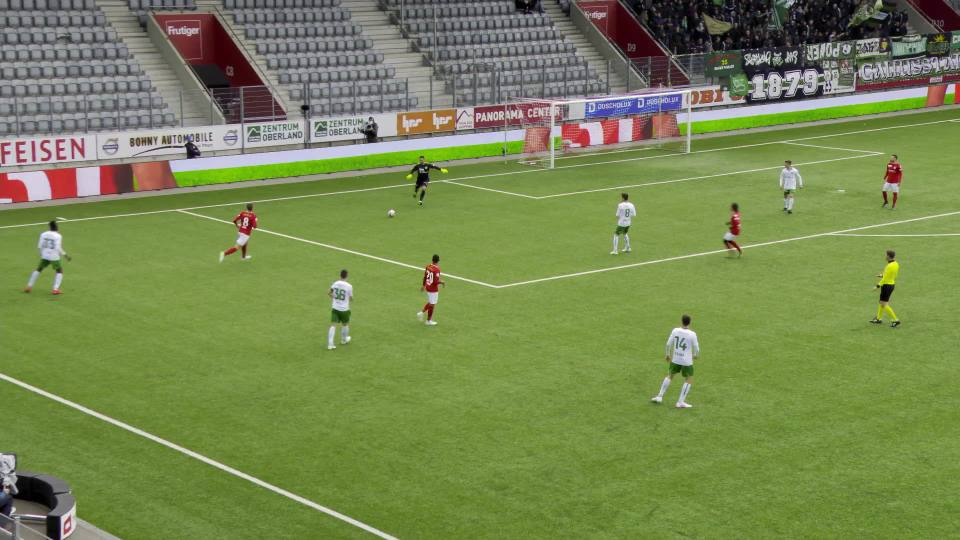
#> input picture src/calibration/classicalApproachPlayground/000001.jpg, 1920 x 1080 px (shown at 1/2 size)
$ python -i classical_homography.py   (imports and definitions only)
#> lines starting #> are read from the running program, lines starting #| are printed output that depends on the picture; after the words box and inside, x2 and y2 are one past the last pixel; in counts of white or black regions, pixels touching at a corner belong together
"""
Plik: src/calibration/classical_homography.py

Opis:
    Klasyczna estymacja homografii boiska pilkarskiego oparta na
    detekcji linii (Canny + Hough) i RANSAC z ocena jakosci
    przez nakladanie modelu linii boiska.

    Pipeline wewnetrzny:
        1. Segmentacja kolorystyczna pola (zielone -> maska boiska)
        2. Ekstrakcja bialych linii (HSV thresholding)
        3. Detekcja odcinkow linii (HoughLinesP)
        4. Wyznaczanie punktow przeciec linii + naroza (Shi-Tomasi)
        5. RANSAC: losowanie 4 par korespondencji (obraz<->boisko),
           obliczanie H, ocena przez nakladanie modelu linii na maske
        6. Zwrot najlepszej homografii

    Interfejs identyczny z TVCalibHomography (drop-in replacement).

Uzycie:
    from src.calibration.classical_homography import ClassicalHomography

    calibrator = ClassicalHomography(image_width=1280, image_height=720)
    H = calibrator.get_homography("sciezka/do/obrazu.jpg")
    pitch_coords = calibrator.project_point_to_pitch((x_px, y_px), H)
"""

import math
from typing import Optional

import cv2
import numpy as np

# Wymiary boiska FIFA w metrach
PITCH_LENGTH_M = 105.0
PITCH_WIDTH_M = 68.0


class ClassicalHomography:
    """
    Estymuje macierz homografii H (3x3) metoda klasyczna:
    detekcja linii + RANSAC z ocena jakosci przez nakladanie modelu boiska.

    H mapuje: wspolrzedne pikselowe obrazu -> metry na boisku.
    Uklad boiska: srodek = (0, 0), x: [-52.5, 52.5], y: [-34, 34].

    Parametry:
        image_width       : szerokosc obrazu wejsciowego (px)
        image_height      : wysokosc obrazu wejsciowego (px)
        ransac_iterations : liczba iteracji RANSAC
        min_score         : minimalny score F1 zeby zaakceptowac homografie
    """

    # Rozdzielczosc do scoringu (mniejsza = szybszy scoring)
    _SCORE_SCALE = 4

    def __init__(
        self,
        image_width: int = 1280,
        image_height: int = 720,
        ransac_iterations: int = 2000,
        min_score: float = 0.12,
    ):
        self.image_width = image_width
        self.image_height = image_height
        self.ransac_iterations = ransac_iterations
        self.min_score = min_score

        self._score_w = image_width // self._SCORE_SCALE
        self._score_h = image_height // self._SCORE_SCALE

        self._build_pitch_model()

        print(f"[ClassicalHomography] Inicjalizacja (obraz {image_width}x{image_height})")
        print(f"[ClassicalHomography] RANSAC: {ransac_iterations} iter, min_score: {min_score}")

    # ------------------------------------------------------------------
    # Model boiska (linie + keypoints)
    # ------------------------------------------------------------------

    def _build_pitch_model(self):
        """Definicja linii i keypointow boiska w metrach."""
        L = PITCH_LENGTH_M / 2   # 52.5
        W = PITCH_WIDTH_M / 2    # 34.0
        PA_D = 16.5              # glebokosc pola karnego
        PA_HW = 20.16            # polowa szerokosci pola karnego
        GA_D = 5.5               # glebokosc pola bramkowego
        GA_HW = 9.16             # polowa szerokosci pola bramkowego
        CC_R = 9.15              # promien kola srodkowego
        PS_D = 11.0              # odleglosc punktu karnego od linii bramkowej

        # Linie boiska jako polyline [(x,y), ...]
        self.pitch_lines = [
            # Granice
            [(-L, -W), (L, -W)],      # gorna
            [(-L, W), (L, W)],         # dolna
            [(-L, -W), (-L, W)],       # lewa
            [(L, -W), (L, W)],         # prawa
            # Linia srodkowa
            [(0, -W), (0, W)],
            # Lewe pole karne
            [(-L, -PA_HW), (-L + PA_D, -PA_HW)],
            [(-L, PA_HW), (-L + PA_D, PA_HW)],
            [(-L + PA_D, -PA_HW), (-L + PA_D, PA_HW)],
            # Prawe pole karne
            [(L, -PA_HW), (L - PA_D, -PA_HW)],
            [(L, PA_HW), (L - PA_D, PA_HW)],
            [(L - PA_D, -PA_HW), (L - PA_D, PA_HW)],
            # Lewe pole bramkowe
            [(-L, -GA_HW), (-L + GA_D, -GA_HW)],
            [(-L, GA_HW), (-L + GA_D, GA_HW)],
            [(-L + GA_D, -GA_HW), (-L + GA_D, GA_HW)],
            # Prawe pole bramkowe
            [(L, -GA_HW), (L - GA_D, -GA_HW)],
            [(L, GA_HW), (L - GA_D, GA_HW)],
            [(L - GA_D, -GA_HW), (L - GA_D, GA_HW)],
        ]

        # Kolo srodkowe (aproksymacja 36 segmentami)
        n_seg = 36
        circle = []
        for i in range(n_seg + 1):
            angle = 2 * math.pi * i / n_seg
            circle.append((CC_R * math.cos(angle), CC_R * math.sin(angle)))
        self.pitch_lines.append(circle)

        # Luki karne
        arc_half = math.acos((PA_D - PS_D) / CC_R)

        # Lewy luk karny (srodek: (-L+PS_D, 0), r=CC_R, poza polem karnym)
        left_arc = []
        for i in range(13):
            a = -arc_half + 2 * arc_half * i / 12
            x = (-L + PS_D) + CC_R * math.cos(a)
            y = CC_R * math.sin(a)
            left_arc.append((x, y))
        self.pitch_lines.append(left_arc)

        # Prawy luk karny
        right_arc = []
        for i in range(13):
            a = math.pi - arc_half + 2 * arc_half * i / 12
            x = (L - PS_D) + CC_R * math.cos(a)
            y = CC_R * math.sin(a)
            right_arc.append((x, y))
        self.pitch_lines.append(right_arc)

        # Keypoints boiska (przeciecia linii uzywane w RANSAC)
        self.pitch_keypoints = np.array([
            # Narozniki boiska
            (-L, -W), (L, -W), (-L, W), (L, W),
            # Linia srodkowa x granice
            (0, -W), (0, W),
            # Srodek
            (0, 0),
            # Narozniki lewego pola karnego
            (-L + PA_D, -PA_HW), (-L + PA_D, PA_HW),
            (-L, -PA_HW), (-L, PA_HW),
            # Narozniki prawego pola karnego
            (L - PA_D, -PA_HW), (L - PA_D, PA_HW),
            (L, -PA_HW), (L, PA_HW),
            # Narozniki lewego pola bramkowego
            (-L + GA_D, -GA_HW), (-L + GA_D, GA_HW),
            # Narozniki prawego pola bramkowego
            (L - GA_D, -GA_HW), (L - GA_D, GA_HW),
            # Kolo srodkowe x linia srodkowa
            (0, -CC_R), (0, CC_R),
        ], dtype=np.float64)

        # Przeskalowane linie do rozdzielczosci scoringu
        self._score_lines = []
        for polyline in self.pitch_lines:
            self._score_lines.append(np.array(polyline, dtype=np.float64))
#> in get_homography, image is the input picture: shape (1080, 1920, 3); mean B, G, R 81, 135.1, 118.6

    # ------------------------------------------------------------------
    # Ekstrakcja linii z obrazu
    # ------------------------------------------------------------------

    def _extract_line_mask(self, image: np.ndarray) -> np.ndarray:
        """Zwraca binarna maske bialych linii boiska."""
        hsv = cv2.cvtColor(image, cv2.COLOR_BGR2HSV)

        # Segmentacja zielonego pola
        green = cv2.inRange(hsv, (35, 30, 30), (85, 255, 255))
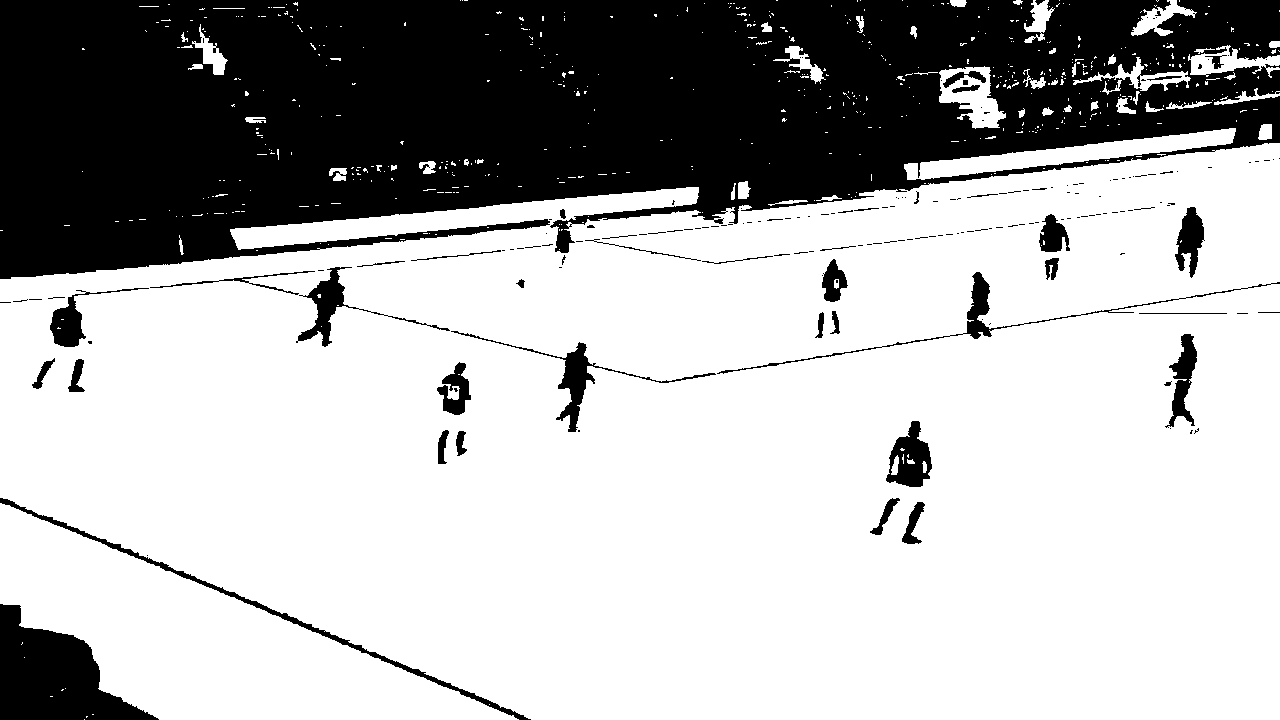
#> green: shape (720, 1280); 69.7% white; 185 black regions (139 under 20 px), largest, box (x1, y1, x2, y2) and area: (0, 0, 1280, 279) 248991, (0, 604, 159, 720) 9934, (0, 498, 531, 720) 2586
        k7 = np.ones((7, 7), np.uint8)
        green = cv2.morphologyEx(green, cv2.MORPH_CLOSE, k7, iterations=2)
        green = cv2.dilate(green, k7, iterations=3)

        # Biale linie (wysokie V, niskie S) w obrebie pola
        white = cv2.inRange(hsv, (0, 0, 185), (180, 55, 255))
        line_mask = cv2.bitwise_and(white, green)

        # Oczyszczenie morfologiczne
        k3 = np.ones((3, 3), np.uint8)
        k5 = np.ones((5, 5), np.uint8)
        line_mask = cv2.morphologyEx(line_mask, cv2.MORPH_OPEN, k3)
        line_mask = cv2.morphologyEx(line_mask, cv2.MORPH_CLOSE, k5)
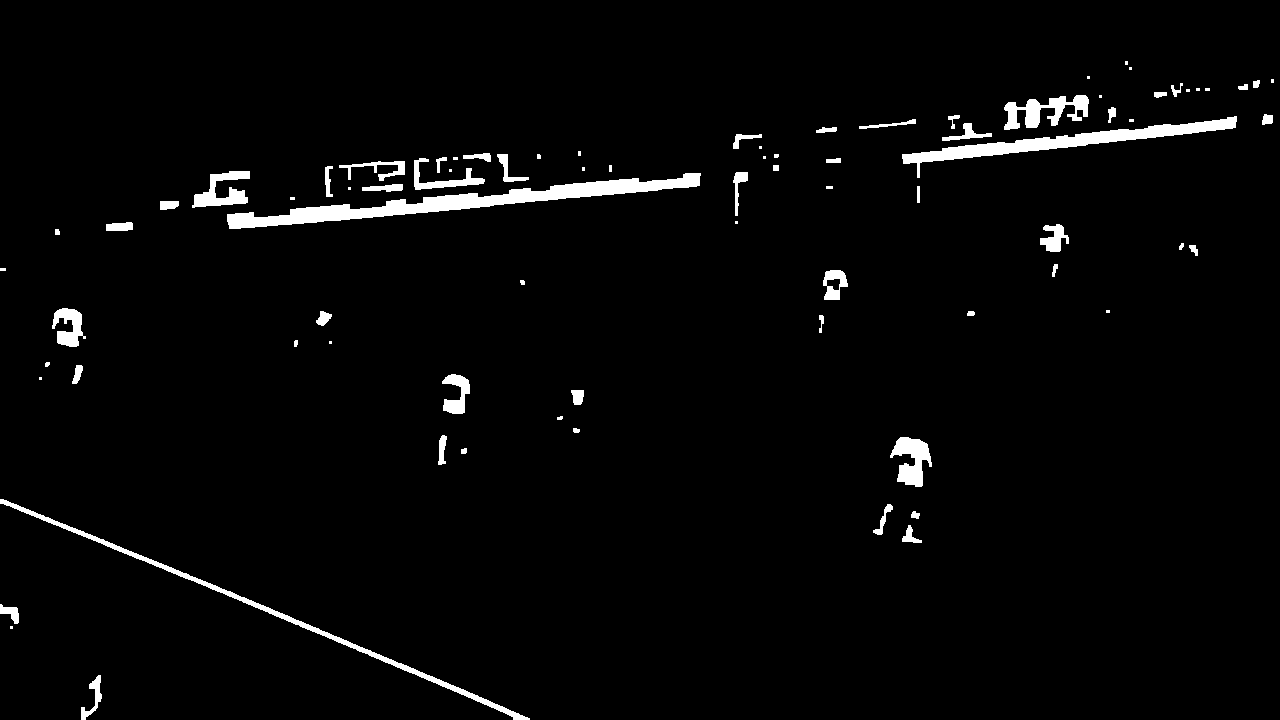
#> line_mask: shape (720, 1280); 2.7% white; 82 white regions (25 under 20 px), largest, box (x1, y1, x2, y2) and area: (227, 173, 701, 229) 6183, (902, 116, 1237, 178) 3872, (0, 499, 530, 720) 2830

        return line_mask

    # ------------------------------------------------------------------
    # Wyznaczanie kandydatow na keypoints
    # ------------------------------------------------------------------

    def _find_candidate_points(self, line_mask: np.ndarray) -> np.ndarray:
        """Znajduje kandydatow na keypoints z maski linii."""
        candidates = []

        # 1. Narozniki Shi-Tomasi na masce linii
        corners = cv2.goodFeaturesToTrack(
            line_mask, maxCorners=80, qualityLevel=0.01, minDistance=15
        )
#> corners = 80 rows, first 8: [11, 627], [40, 378], [330, 342], [736, 222], [349, 188], [450, 170], [764, 157], [1100, 96]
        if corners is not None:
            for c in corners:
                candidates.append(c[0])
#> this loop made 80 passes
#> after the loop, candidates = 80 pairs, first value 5 to 1272, second value 68 to 710

        # 2. Przeciecia odcinkow z HoughLinesP
        edges = cv2.Canny(line_mask, 50, 150)
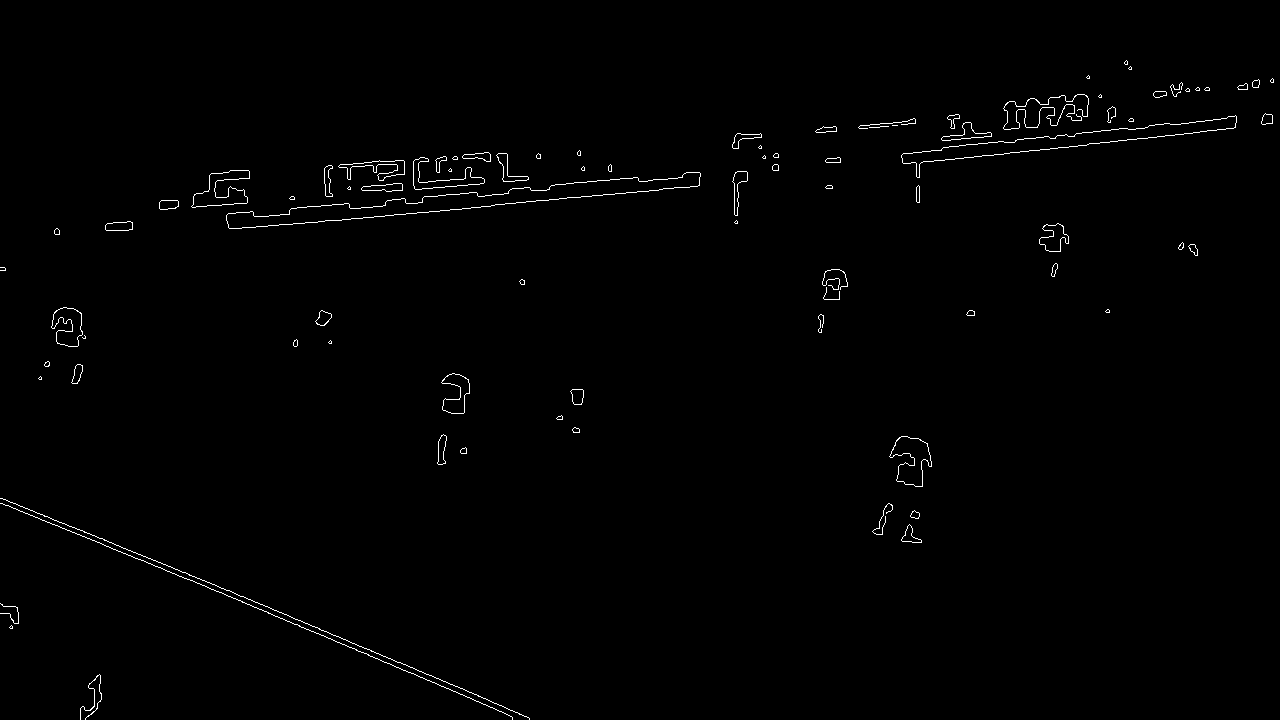
#> edges: shape (720, 1280); 0.76% white in thin lines or dots
        segments = cv2.HoughLinesP(
            edges, rho=1, theta=np.pi / 180,
            threshold=40, minLineLength=40, maxLineGap=15,
        )
#> segments = 51 rows, first 6: [908, 163, 1174, 135], [143, 560, 511, 716], [478, 696, 529, 718], [943, 147, 1127, 128], [405, 214, 603, 194], [551, 185, 637, 177]

        if segments is not None:
            lines = segments.reshape(-1, 4)
#> lines has the same summary as segments
            for i in range(len(lines)):
                for j in range(i + 1, min(len(lines), i + 60)):
                    pt = self._line_intersection(lines[i], lines[j])
                    if pt is None:
                        continue
                    px, py = pt
                    if 0 <= px < self.image_width and 0 <= py < self.image_height:
                        ix, iy = int(px), int(py)
                        if self._near_line(line_mask, ix, iy, radius=8):
                            candidates.append(pt)
#> this loop made 51 passes

        if not candidates:
            return np.empty((0, 2))

        candidates = np.array(candidates, dtype=np.float64)
        candidates = self._cluster_points(candidates, min_dist=10)
        return candidates

    @staticmethod
    def _line_intersection(seg1, seg2):
        """Przeciecie dwoch prostych (rozszerzonych odcinkow). Zwraca (x,y) lub None."""
        x1, y1, x2, y2 = seg1.astype(float)
        x3, y3, x4, y4 = seg2.astype(float)

        denom = (x1 - x2) * (y3 - y4) - (y1 - y2) * (x3 - x4)
        if abs(denom) < 1e-6:
            return None

        # Kat miedzy liniami > 15 stopni
        a1 = math.atan2(y2 - y1, x2 - x1)
        a2 = math.atan2(y4 - y3, x4 - x3)
        diff = abs(a1 - a2) % math.pi
        if diff < math.radians(15) or diff > math.pi - math.radians(15):
            return None

        t = ((x1 - x3) * (y3 - y4) - (y1 - y3) * (x3 - x4)) / denom
        px = x1 + t * (x2 - x1)
        py = y1 + t * (y2 - y1)
        return (px, py)

    @staticmethod
    def _near_line(mask, x, y, radius=5):
        """Sprawdza czy w sasiedztwie (x,y) jest bialy piksel na masce."""
        h, w = mask.shape
        y0 = max(0, y - radius)
        y1 = min(h, y + radius + 1)
        x0 = max(0, x - radius)
        x1 = min(w, x + radius + 1)
        return np.any(mask[y0:y1, x0:x1] > 0)

    @staticmethod
    def _cluster_points(points, min_dist=10):
        """Usuwanie bliskich duplikatow (zachowaj pierwszy z klastra)."""
#> called with points = array of shape (119, 2), min_dist = 10
        if len(points) == 0:
            return points
        result = [points[0]]
        for p in points[1:]:
            dists = np.linalg.norm(np.array(result) - p, axis=1)
            if np.min(dists) > min_dist:
                result.append(p)
#> this loop made 118 passes
        return np.array(result)

    # ------------------------------------------------------------------
    # Scoring homografii
    # ------------------------------------------------------------------

    def _score_homography(self, H: np.ndarray, line_mask_small: np.ndarray) -> float:
        """
        Ocenia jakosc homografii H przez porownanie
        rzutowanego modelu linii z wykryta maska linii.

        Operuje na zmniejszonej rozdzielczosci (_SCORE_SCALE) dla szybkosci.

        Zwraca F1 score nakladania linii [0..1].
        """
        try:
            H_inv = np.linalg.inv(H)
        except np.linalg.LinAlgError:
            return 0.0

        sw, sh = self._score_w, self._score_h
        scale = self._SCORE_SCALE
        projected = np.zeros((sh, sw), dtype=np.uint8)
        n_visible = 0

        for polyline in self._score_lines:
            img_pts = []
            for xm, ym in polyline:
                p = H_inv @ np.array([xm, ym, 1.0])
                if abs(p[2]) < 1e-10:
                    continue
                p /= p[2]
                # Przeskalowanie do rozdzielczosci scoringu
                px = int(round(p[0] / scale))
                py = int(round(p[1] / scale))
                if -50 <= px < sw + 50 and -50 <= py < sh + 50:
                    img_pts.append((px, py))

            for k in range(len(img_pts) - 1):
                p1 = (max(-50, min(sw + 50, img_pts[k][0])),
                       max(-50, min(sh + 50, img_pts[k][1])))
                p2 = (max(-50, min(sw + 50, img_pts[k + 1][0])),
                       max(-50, min(sh + 50, img_pts[k + 1][1])))
                cv2.line(projected, p1, p2, 255, 1)
                n_visible += 1

        if n_visible == 0:
            return 0.0

        # Clip do rozmiaru
        projected = projected[:sh, :sw]

        # Dylatacja obu masek dla tolerancji
        k5 = np.ones((5, 5), np.uint8)
        proj_d = cv2.dilate(projected, k5)
        mask_d = cv2.dilate(line_mask_small, k5)

        inter = np.sum((proj_d > 0) & (mask_d > 0))
        proj_area = max(np.sum(proj_d > 0), 1)
        mask_area = max(np.sum(mask_d > 0), 1)

        precision = inter / proj_area
        recall = inter / mask_area
        if precision + recall == 0:
            return 0.0
        return 2 * precision * recall / (precision + recall)

    # ------------------------------------------------------------------
    # Estymacja homografii (RANSAC)
    # ------------------------------------------------------------------

    def get_homography(self, image_path: str) -> Optional[np.ndarray]:
        """
        Glowna metoda — estymuje homografie H (3x3) dla obrazu.

        Parametry:
            image_path : sciezka do obrazu .jpg / .png

        Zwraca:
            np.ndarray (3x3) lub None jesli estymacja sie nie powiodla
        """
        image = cv2.imread(image_path)
        if image is None:
            print(f"[ClassicalHomography] BLAD: nie mozna wczytac {image_path}")
            return None

        if image.shape[1] != self.image_width or image.shape[0] != self.image_height:
            image = cv2.resize(image, (self.image_width, self.image_height))

        line_mask = self._extract_line_mask(image)
        candidates = self._find_candidate_points(line_mask)

        if len(candidates) < 4:
            print(f"[ClassicalHomography] Za malo kandydatow: {len(candidates)}")
            return None

        # Zmniejszona maska do scoringu
        line_mask_small = cv2.resize(
            line_mask, (self._score_w, self._score_h),
            interpolation=cv2.INTER_NEAREST,
        )

        n_cands = len(candidates)
        n_kps = len(self.pitch_keypoints)

        best_H = None
        best_score = 0.0
        rng = np.random.RandomState(42)

        for _ in range(self.ransac_iterations):
            # Losuj 4 kandydatow (z minimalna odlegloscia)
            idx_src = rng.choice(n_cands, size=4, replace=False)
            src = candidates[idx_src]

            # Sprawdz minimalna odleglosc miedzy punktami
            dists = [np.linalg.norm(src[a] - src[b])
                     for a in range(4) for b in range(a + 1, 4)]
            if min(dists) < 20:
                continue

            # Sprawdz niekolinearnosc
            v1 = src[1] - src[0]
            v2 = src[2] - src[0]
            if abs(v1[0] * v2[1] - v1[1] * v2[0]) < 100:
                continue

            # Losuj 4 keypoints boiska
            idx_dst = rng.choice(n_kps, size=4, replace=False)
            dst = self.pitch_keypoints[idx_dst]

            # Probuj 4 cykliczne permutacje dopasowania
            for shift in range(4):
                dst_shifted = np.roll(dst, shift, axis=0)

                H = cv2.getPerspectiveTransform(
                    src.astype(np.float32), dst_shifted.astype(np.float32)
                )
                if H is None:
                    continue

                # Szybkie sanity checks
                det = np.linalg.det(H[:2, :2])
                if det <= 0:
                    continue

                score = self._score_homography(H, line_mask_small)
                if score > best_score:
                    best_score = score
                    best_H = H.copy()

                    # Wczesne zakonczenie przy bardzo dobrym wyniku
                    if best_score > 0.50:
                        break

            if best_score > 0.50:
                break
#> this loop made 836 passes
#> pass 1, in _score_homography, `mask_d = cv2.dilate(line_mask_small, k5)`:
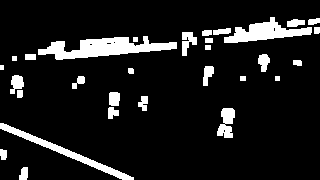
#> mask_d: shape (180, 320); 10.5% white; 30 white regions, largest, box (x1, y1, x2, y2) and area: (38, 36, 177, 60) 1707, (224, 17, 312, 43) 1054, (0, 123, 134, 180) 912

        if best_H is not None and best_score >= self.min_score:
            print(f"[ClassicalHomography] Homografia znaleziona (F1={best_score:.3f})")
#| [ClassicalHomography] Homografia znaleziona (F1=0.501)
            return best_H
        else:
            print(f"[ClassicalHomography] Nie znaleziono dobrej H (best F1={best_score:.3f})")
            return None

    # ------------------------------------------------------------------
    # Projekcja punktow (identycznie jak TVCalibHomography)
    # ------------------------------------------------------------------

    # [47 lines left out: functions project_point_to_pitch, project_detections_to_pitch, not called in this run]

>>> result = ClassicalHomography().get_homography('classicalApproachPlayground/000001.jpg')
